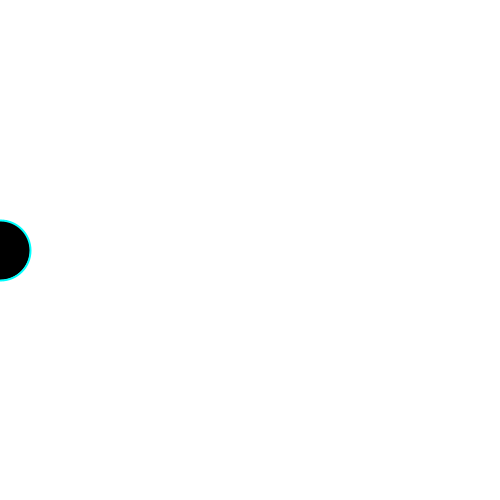
Frame 1 (no input)
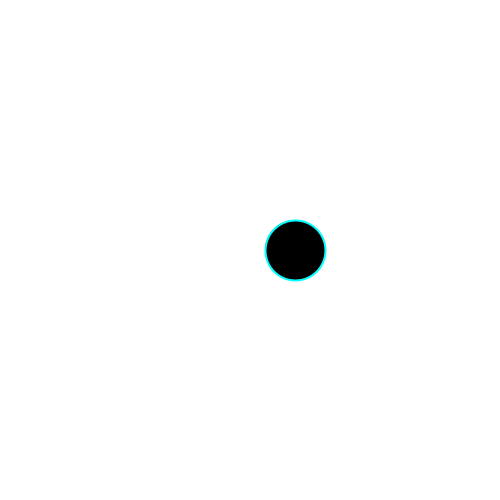
Frame 60 (the mouse pressed at the canvas centre just before this capture)
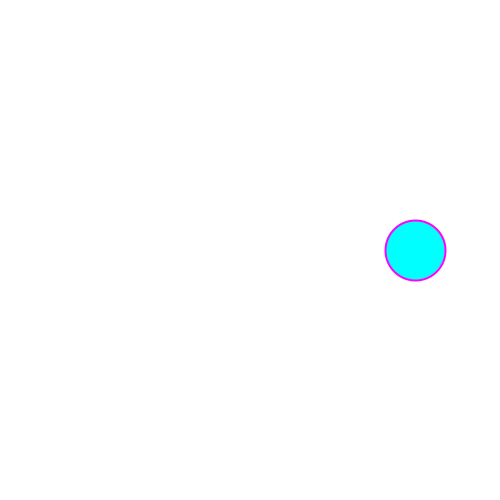
Frame 120 (the mouse held since frame 60 and released just before this capture)

The Processing sketch that drew these frames (run headless with seeded random() and noise(); from frame 60 on, the mouse is pressed at the canvas centre):

// Processing sketch: s05t01
// ── s05t01.pde
//UDD - Expresión Digital II
//s05t01
//nueva notación, variable específica, uso de if con argumentos

// Posición y movimiento
float posx, posy, movx, movy;

// Colores 
color bl, ng, c, m, y;

//Colores de elementos
color ellColor, lineColor, rectColor;

void setup() {
  size(500, 500);

  // Colores
  bl = color(255);
  ng = color(0);
  c = color(0, 255, 255); // cyan
  m = color(255, 0, 255); // magenta
  y = color(255, 255, 0); // amarillo

  //Asignación de colores a colores de elementos
  ellColor = ng;
  lineColor = c;
  rectColor = m;
  // Inicialización de posición y movimiento
  posx = 0; 
  posy = height/2;
  movx = 4;
  movx = 5;
}

void draw() {
  background(bl);

  // ellipse de color magenta y borde amarillo de 2
  stroke(lineColor);
  strokeWeight(2);
  fill(ellColor);
  ellipse(posx, posy, 60, 60);

  // velocidad
  posx = posx + movx;
  posy = posy + movy;

  // si posx es mayor al ancho, cambia dirección, fill cyan, stroke magenta de 4
  if (posx > width) {
    movx = -movx;
    lineColor = m;
    ellColor = c;
  }

  // si posx es menor a 0, cambia dirección, fill magenta, stroke a de 1
  if (posx < 0) {
    movx = -movx;
    lineColor = ng;
    ellColor = m;
  }
}
